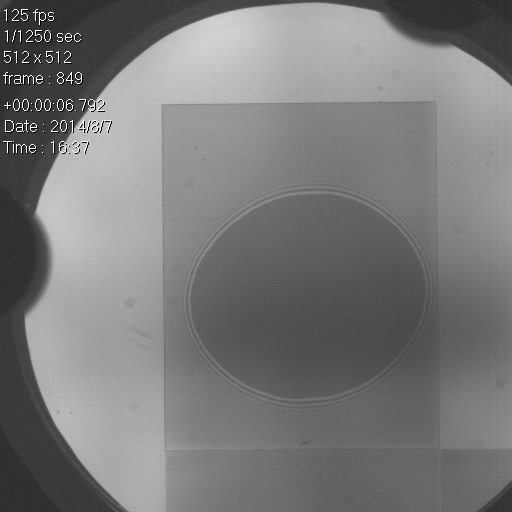
#> input picture projects/contact_front/EFF/ContactFront-040.png, 512 x 512 px, found by its file name
$ jupyter execute Contours.ipynb   (shell and % lines are left out)   (Python 2 division)   (older library calls are emulated)
#> lines starting #> are read from the running program, lines starting #| are printed output that depends on the picture; after the words box and inside, x2 and y2 are one past the last pixel; in counts of white or black regions, pixels touching at a corner belong together; long printed decimals are rounded
### notebooks/util.py
import glob
import cv2
import numpy as np
from matplotlib import pyplot as plt

red = (255, 0, 0)
green = (0, 255, 0)
blue = (0, 0, 255)

BLACK = '\033[30m'
RED = '\033[31m'
GREEN = '\033[32m'
YELLOW = '\033[33m'
BLUE = '\033[34m'
MAGENTA = '\033[35m'
CYAN = '\033[36m'
WHITE = '\033[37m'

BRIGHT_BLACK = '\033[30;1m'
BRIGHT_RED = '\033[31;1m'
BRIGHT_GREEN = '\033[32;1m'
BRIGHT_YELLOW = '\033[33;1m'
BRIGHT_BLUE = '\033[34;1m'
BRIGHT_MAGENTA = '\033[35;1m'
BRIGHT_CYAN = '\033[36;1m'
BRIGHT_WHITE = '\033[37;1m'

RESET = '\033[0m'

# [4 lines left out: function polar2cart, not called in this run]

def plot_imgs(img_data_lst, color=False, interp='none', max_cols=3):
    cnt=len(img_data_lst)
    r,c,n = cnt,cnt,1
    for idx, img_data in enumerate(img_data_lst):
        if idx % max_cols == 0:
            plt.figure(figsize=(10*r,10*c))
        plt.subplot(r,c,idx+1)
        if color:
            #plt.imshow(img_data[0], interpolation='none', vmax=abs(img_data[0]).max(), vmin=-abs(img_data[0]).max())
            plt.imshow(img_data[0], interpolation=interp)
        else:
            plt.imshow(img_data[0], interpolation=interp, cmap='gray',vmin=0,vmax=255)
        plt.title('%s' % (img_data[1])), plt.xticks([]), plt.yticks([])

# [22 lines left out: function fig2data, not called in this run]

class Image_Engine:
    """ Image Engine

        Parses a file spec, possibly sorts them, and reads them into an image list.
        user can then use next, prev methods to iterate through images.
    """
    # [20 lines left out: function __init__, not called in this run]

    def cnt(self):
        return len(self.images)

    def idx(self):
        return self.image_idx

    def sorted(self):
        return self.sorted

    # [21 lines left out: functions next, prev, get, not called in this run]

    def images(self):
        return self.images

### notebooks/Contours.ipynb
[cell 1]
import cv2
import numpy as np
from matplotlib import pyplot as plt
import util

### Read in the image

[cell 2]
#img = cv2.imread('/data/projects/contact_front/EFF/ContactFront-040.png',cv2.IMREAD_COLOR)
#img_gray = cv2.cvtColor(img, cv2.COLOR_BGR2GRAY)
img = cv2.imread('/data/projects/contact_front/EFF/ContactFront-040.png',cv2.IMREAD_GRAYSCALE)
#> img is the input picture: shape (512, 512); min 0, max 255, mean 121.7
rows, cols = img.shape
#> rows = 512; cols = 512

img_annotate = img.copy()
midX, midY = cols/2, rows/2
#> midX = 256; midY = 256
center_area = img[midY-7:midY+7, midX-7:midX+7]
center_area_blurred = cv2.GaussianBlur(center_area, (3, 3), 0)

#img_roi = img[99:449, 170:440]
img_roi = img[80:460, 140:460]

green = (0, 255, 0)
cv2.line(img_annotate, (midY, midX-5), (midY, midX+5), green)
#> img_annotate: shape (512, 512); under 0.01% of pixels changed, all inside (x1, y1, x2, y2) = (256, 251, 257, 262)
cv2.line(img_annotate, (midY-5, midX), (midY+5, midX), green)
#> img_annotate: shape (512, 512); min 0, max 255, mean 121.7
#cv2.rectangle(img, (midY-7, midX-7), (midY+7, midX+7), green)

print center_area.mean()
#| 99.224
print center_area_blurred.mean()
#| 99.281

util.plot_imgs([(img_annotate,'Original'), (center_area, 'center_area'),
            (center_area_blurred, 'center_area_blurred'), (img_roi, 'ROI')])
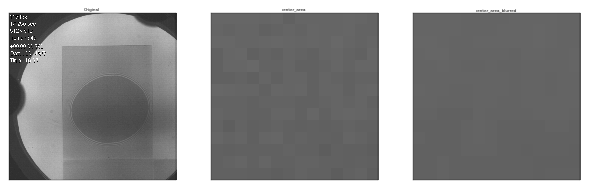
#> figure drawn by matplotlib, 3 panels

[cell 3]
retval, thresh = cv2.threshold(img_roi, 145, 255, cv2.THRESH_BINARY)
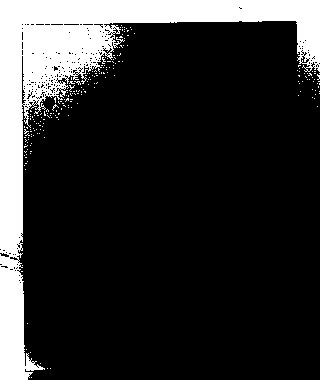
#> thresh: shape (380, 320); 18.1% white; 214 white regions (213 under 20 px), largest, box (x1, y1, x2, y2) and area: (0, 0, 320, 380) 21569

blurred = cv2.GaussianBlur(img_roi, (7, 7), 0)
#burred = img

thresh_mean = cv2.adaptiveThreshold(img_roi, 255, cv2.ADAPTIVE_THRESH_MEAN_C, cv2.THRESH_BINARY_INV, 7, 4)
#> thresh_mean: shape (380, 320); 8% white in thin lines or dots
thresh_gaus = cv2.adaptiveThreshold(img_roi, 255, cv2.ADAPTIVE_THRESH_GAUSSIAN_C, cv2.THRESH_BINARY_INV, 15, 4)
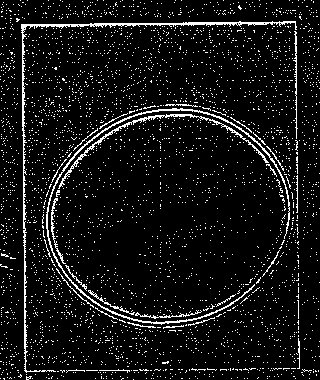
#> thresh_gaus: shape (380, 320); 7.8% white in thin lines or dots

util.plot_imgs([(thresh, 'thresh'), (thresh_mean, 'thresh_mean'), (thresh_gaus, 'thresh_gaus')])

[cell 4]
# Setup SimpleBlobDetector parameters.
params = cv2.SimpleBlobDetector_Params()

# Change thresholds
params.minThreshold = 70;
params.maxThreshold = 110;

# [15 lines of commented-out code are left out]

detector = cv2.SimpleBlobDetector_create(params)

# Detect blobs.
keypoints = detector.detect(img[102:449, 163:440])
#> keypoints = ()
print len(keypoints)
#| 0

if len(keypoints):
    # Draw detected blobs as red circles.
    # cv2.DRAW_MATCHES_FLAGS_DRAW_RICH_KEYPOINTS ensures the size of the circle corresponds to the size of blob
    im_with_keypoints = cv2.drawKeypoints(img, keypoints, np.array([]), (0,0,255), cv2.DRAW_MATCHES_FLAGS_DRAW_RICH_KEYPOINTS)

    # Show keypoints
    util.plot_imgs([(im_with_keypoints,'Keypoints')])

[cell 5]
laplacian = cv2.Laplacian(img,cv2.CV_64F)
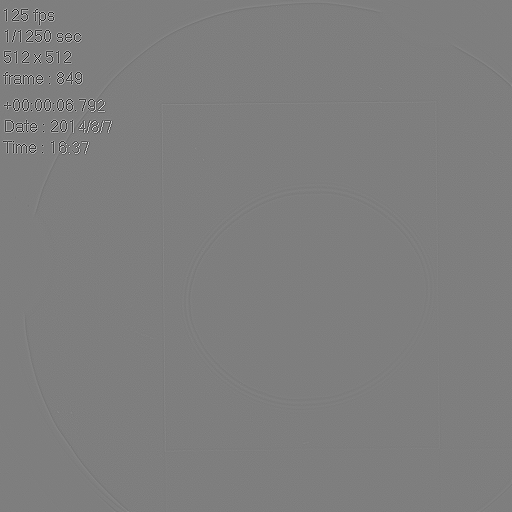
#> laplacian: shape (512, 512) float64; min -876, max 887, mean 0; drawn with min black and max white
laplacian = np.uint8(np.absolute(laplacian))
sobelX = cv2.Sobel(img,cv2.CV_64F, 1, 0, ksize=3)
sobelX = np.uint8(np.absolute(sobelX))
sobelY = cv2.Sobel(img,cv2.CV_64F, 0, 1, ksize=3)
sobelY = np.uint8(np.absolute(sobelY))
sobelCombined = cv2.bitwise_or(sobelX, sobelY)
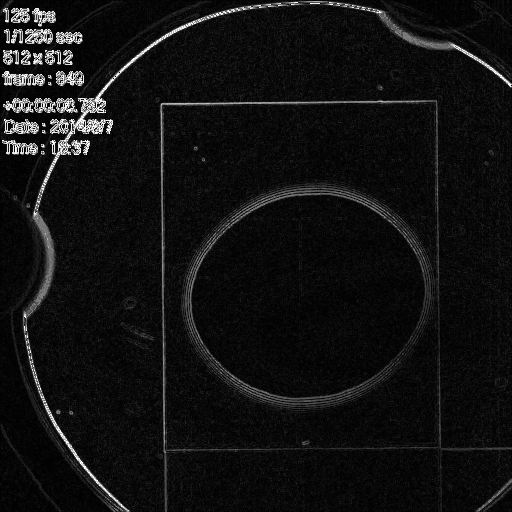
#> sobelCombined: shape (512, 512); min 0, max 255, mean 17.3

[cell 6]
util.plot_imgs([(laplacian,'laplacian'), (sobelX, 'sobel X'),
           (sobelY, 'sobel Y'), (sobelCombined, 'sobel Combined')], max_cols=2)

[cell 7]
img_blurred = cv2.GaussianBlur(img, (3, 3), 0)
#img_blurred = cv2.bilateralFilter(img, 11, 17, 17)
canny = cv2.Canny(img_roi, 20, 60, apertureSize=3, L2gradient=True)
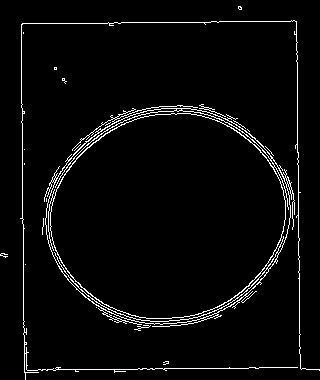
#> canny: shape (380, 320); 3.6% white in thin lines or dots

util.plot_imgs([(img_blurred,'img_blurred'), (canny,'canny')])

### Now try to find features

[cell 8]
# [6 lines of commented-out code are left out]

sift = cv2.xfeatures2d.SIFT_create()
kp = sift.detect(img_roi,None)
#> kp = 1 keypoints; (x, y, size): (24, 26, 4.3)

cv2.drawKeypoints(img_roi,kp, img_roi)

util.plot_imgs([(img_roi,'corners')])

[cell 9]
def angle_cos(p0, p1, p2):
    d1, d2 = (p0-p1).astype('float'), (p2-p1).astype('float')
    return abs( np.dot(d1, d2) / np.sqrt( np.dot(d1, d1)*np.dot(d2, d2) ) )

def find_squares(img):
    #img = cv2.GaussianBlur(img, (3, 3), 0)
    squares = []
    for gray in cv2.split(img_roi):
        for thrs in xrange(0, 255, 26):
            if thrs == 0:
                #bin = cv2.Canny(gray, 0, 50, apertureSize=5)
                bin = cv2.Canny(img, 10, 60, apertureSize=3, L2gradient=True)
                bin = cv2.dilate(bin, None)
            else:
                retval, bin = cv2.threshold(gray, thrs, 255, cv2.THRESH_BINARY)
            bin, contours, hierarchy = cv2.findContours(bin, cv2.RETR_LIST, cv2.CHAIN_APPROX_NONE)
            for cnt in contours:
                cnt_len = cv2.arcLength(cnt, True)
                cnt = cv2.approxPolyDP(cnt, 0.02*cnt_len, True)
                if len(cnt) == 4 and cv2.contourArea(cnt) > 1000 and cv2.isContourConvex(cnt):
                    cnt = cnt.reshape(-1, 2)
                    max_cos = np.max([angle_cos( cnt[i], cnt[(i+1) % 4], cnt[(i+2) % 4] ) for i in xrange(4)])
                    print max_cos
                    if max_cos < 1:
                        squares.append(cnt)
#> this loop made 1 pass
#| 0.04801
#| 0.0
#| 0.0
#| 0.7885
#| 0.0
#| 0.6711
#> after the loop, cnt = [[0, 65], [21, 23], [98, 22], [122, 2], [0, 0]]; max_cos = 0.671; squares = 6 items
    return squares

squares = find_squares(canny)
#> squares = 6 items
print len(squares)
#| 6
cv2.drawContours( img_roi, squares, -1, (0, 255, 0), 3 )
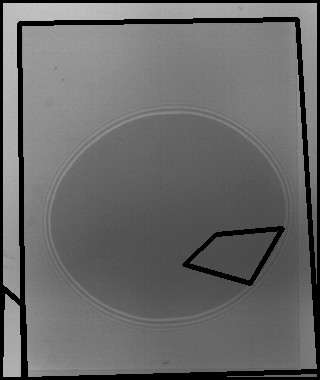
#> img_roi: shape (380, 320); min 0, max 201, mean 105.5
util.plot_imgs([(img_roi,'squares')])

[cell 10]
# (cnts, a,b) =cv2.findContours(canny.copy(), cv2.RETR_EXTERNAL, cv2.CHAIN_APPROX_SIMPLE)
# _, contours0, hierarchy = cv2.findContours( canny.copy(), cv2.RETR_TREE, cv2.CHAIN_APPROX_SIMPLE)
# contours = [cv2.approxPolyDP(cnt, 3, True) for cnt in contours0]

_, contours, hierarchy = cv2.findContours(canny.copy(), cv2.RETR_TREE, cv2.CHAIN_APPROX_NONE)
#> contours = 51 contours, 44 with area under 20; largest, box (x1, y1, x2, y2) and area: (44, 105, 295, 327) 40988, (50, 113, 286, 319) 37184, (45, 108, 291, 325) 2988, (181, 108, 272, 160) 246, (20, 20, 320, 380) 46, (267, 252, 279, 270) 41, (203, 313, 218, 320) 30
print "Initial contours count: %d " % (len(contours))
#| Initial contours count: 51
contours = sorted(contours, key = cv2.contourArea, reverse = True)[:20]
#> contours = 20 contours, 13 with area under 20; largest, box (x1, y1, x2, y2) and area: (44, 105, 295, 327) 40988, (50, 113, 286, 319) 37184, (45, 108, 291, 325) 2988, (181, 108, 272, 160) 246, (20, 20, 320, 380) 46, (267, 252, 279, 270) 41, (203, 313, 218, 320) 30
screenCnt = None

contours2=[]
squares=[]
top_peri = 0

# loop over our contours
for idx, c in enumerate(contours):
    #M = cv2.moments(c)
    #print M

    # approximate the contour
    peri = cv2.arcLength(c, True)
    approx = cv2.approxPolyDP(c, 0.02 * peri, True)
    print "[%d]  peri: %5.f vertices: %d" % (idx, peri, len(approx))

    # if our approximated contour has four points, then
    # we can assume that we have found our screen
    if len(approx) >= 4:
        if peri > top_peri:
            top_peri = peri
            activeArea = approx
        contours2.append(approx)
        #break
    if len(approx) == 4:
        square = cv2.boundingRect(approx)
        print square[0:4], square[0:2], square[2:4]
#> this loop made 20 passes
#> (peri, approx, square) on pass 4: (225.2, [[181, 109], [234, 123], [271, 158], [231, 124]], (181, 109, 91, 50))
#> (peri, top_peri) on passes 1, 3, 5: (1945.6, 1945.6), (2641.7, 2641.7), (2787.8, 2787.8)
#| [0]  peri:  1946 vertices: 5
#| [1]  peri:   726 vertices: 8
#| [2]  peri:  2642 vertices: 15
#| [3]  peri:   225 vertices: 4
#| (181, 109, 91, 50) (181, 109) (91, 50)
#| [4]  peri:  2788 vertices: 8
#| [5]  peri:    43 vertices: 5
#| [6]  peri:    33 vertices: 5
#| [7]  peri:    16 vertices: 8
#> (further printed lines are left out)
#> after the loop, activeArea = [[296, 21], [21, 24], [25, 379], [297, 367], [26, 369], [23, 23], [296, 22], [319, 370]]; contours2 = 20 contours, 12 with area under 20; largest, box (x1, y1, x2, y2) and area: (53, 117, 281, 314) 33819, (54, 110, 277, 320) 31938, (46, 108, 291, 324) 6134, (21, 21, 320, 380) 1912, (181, 109, 272, 159) 118, (199, 104, 226, 117) 44, (267, 252, 279, 270) 42, (203, 313, 218, 320) 30; top_peri = 2787.8

#print hierarchy[0]

h, w = img.shape[:2]
#> h = 512; w = 512
vis = np.zeros((h, w, 3), np.uint8)
vis2 = np.zeros((h, w, 3), np.uint8)
vis3 = np.zeros((h, w, 3), np.uint8)

#cv2.drawContours(vis, [screenCnt], -1, (0, 255, 0), 3)
cv2.drawContours(vis, contours2, -1, (0, 255, 0), 1)
cv2.drawContours(vis2, [activeArea], -1, (0, 255, 0), 1)
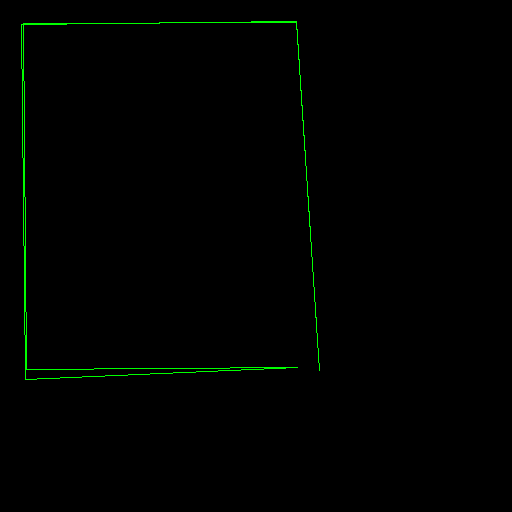
#> vis2: shape (512, 512, 3); mean of channels 0, 1, 2 0, 1.9, 0; drawn as B, G, R

if len(square) >0:
    cv2.rectangle(vis3, square[0:2], square[2:4], green, 1)

if False:
    levels=1
    cv2.drawContours( vis, contours, (-1, 3)[levels <= 0], (128,255,255),
        3, cv2.LINE_AA, hierarchy, abs(levels) )

util.plot_imgs([(vis,'vis'), (vis2,'vis2'), (vis3,'vis3')])

[cell 11]
#(cnts, a,b) =cv2.findContours(canny.copy(), cv2.RETR_EXTERNAL, cv2.CHAIN_APPROX_SIMPLE)
# _, contours0, hierarchy = cv2.findContours( canny.copy(), cv2.RETR_TREE, cv2.CHAIN_APPROX_SIMPLE)
# contours = [cv2.approxPolyDP(cnt, 3, True) for cnt in contours0]

_, contours, hierarchy = cv2.findContours(canny.copy(), cv2.RETR_TREE, cv2.CHAIN_APPROX_NONE)
#> contours = 51 contours, 44 with area under 20; largest, box (x1, y1, x2, y2) and area: (44, 105, 295, 327) 40988, (50, 113, 286, 319) 37184, (45, 108, 291, 325) 2988, (181, 108, 272, 160) 246, (20, 20, 320, 380) 46, (267, 252, 279, 270) 41, (203, 313, 218, 320) 30
print "Initial contours count: %d " % (len(contours))
#| Initial contours count: 51
contours = sorted(contours, key = cv2.contourArea, reverse = True)[:10]
#> contours = 10 contours, 3 with area under 20; largest, box (x1, y1, x2, y2) and area: (44, 105, 295, 327) 40988, (50, 113, 286, 319) 37184, (45, 108, 291, 325) 2988, (181, 108, 272, 160) 246, (20, 20, 320, 380) 46, (267, 252, 279, 270) 41, (203, 313, 218, 320) 30
screenCnt = None


contours2=[]
top_peri = 0

# loop over our contours
for idx, c in enumerate(contours):
    #M = cv2.moments(c)
    #print M

    # approximate the contour
    peri = cv2.arcLength(c, True)
    print "[%d]  peri  : %f" % (idx, peri)

    approx = cv2.approxPolyDP(c, 0.002 * peri, True)
    contours2.append(approx)

    if peri > top_peri:
        top_peri = peri
        top_contour = approx

    # if our approximated contour has four points, then
    # we can assume that we have found our screen
    if len(approx) == 4:
        screenCnt = approx
        break
#> this loop made 10 passes
#> peri on passes 2, 4, 6, 7, 8, 9, 10: 726.4, 225.2, 43.11, 32.97, 16.49, 14.49, 13.07
#| [0]  peri  : 1945.606
#| [1]  peri  : 726.423
#| [2]  peri  : 2641.687
#| [3]  peri  : 225.179
#| [4]  peri  : 2787.813
#| [5]  peri  : 43.113
#| [6]  peri  : 32.971
#| [7]  peri  : 16.485
#> (further printed lines are left out)
#> after the loop, contours2 = 10 contours, 3 with area under 20; largest, box (x1, y1, x2, y2) and area: (44, 107, 295, 327) 41036, (50, 113, 286, 319) 37188, (46, 108, 291, 324) 2571, (21, 21, 320, 380) 666, (181, 108, 272, 160) 248, (267, 252, 279, 270) 41, (203, 313, 218, 320) 30; top_contour = contour of 15 points, box (x1, y1, x2, y2) (21, 21, 320, 380), area 666; top_peri = 2787.8

#print hierarchy[0]

h, w = img.shape[:2]
vis = np.zeros((h, w, 3), np.uint8)

#cv2.drawContours(vis, [screenCnt], -1, (0, 255, 0), 3)
#cv2.drawContours(vis, contours2, -1, (0, 255, 0), 1)
#cv2.drawContours(vis, [top_contour], -1, (0, 255, 0), 1)

center, rad = cv2.minEnclosingCircle(top_contour)
#> center = (166.7, 199.9); rad = 228.4
print center
#| (166.655, 199.881)
print rad
#| 228.363
center = int(center[0]), int(center[1])
#> center = (166, 199)
rad = int(rad)
#> rad = 228
cv2.circle(vis, center, rad, green)
cv2.line(vis, (center[0], center[1]-5), (center[0], center[1]+5), green)
#> vis: shape (512, 512, 3); mean of channels 0, 1, 2 0, 0.7, 0
cv2.line(vis, (center[0]-5, center[1]), (center[0]+5, center[1]), green)
#> vis: shape (512, 512, 3); mean of channels 0, 1, 2 0, 0.8, 0


if False:
    levels=1
    cv2.drawContours( vis, contours, (-1, 3)[levels <= 0], (128,255,255),
        3, cv2.LINE_AA, hierarchy, abs(levels) )

util.plot_imgs([(vis,'vis')])

[cell 12]
util.plot_imgs([(canny,'canny')])

[cell 13]
gray = np.float32(canny)
#> gray: shape (380, 320) float32; 3.6% white in thin lines or dots
dst = cv2.cornerHarris(gray,2,7,0.04)
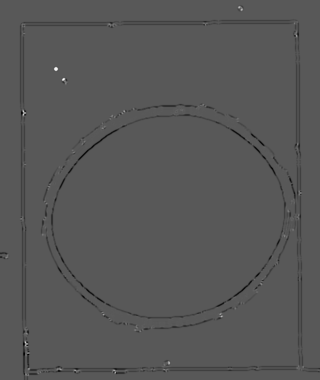
#> dst: shape (380, 320) float32; min -2.59e+11, max 4.85e+11, mean -3.65e+09; drawn with min black and max white

#result is dilated for marking the corners, not important
dst = cv2.dilate(dst,None)
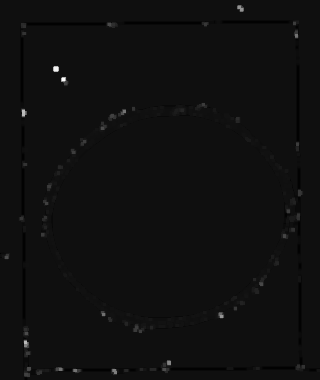
#> dst: shape (380, 320) float32; min -3.18e+10, max 4.85e+11, mean 927976512; drawn with min black and max white

# Threshold for an optimal value, it may vary depending on the image.
#img_annotate[dst>0.01*dst.max()]=[0,0,255]

util.plot_imgs([(dst,'dst'), (img_annotate,'corner')])
